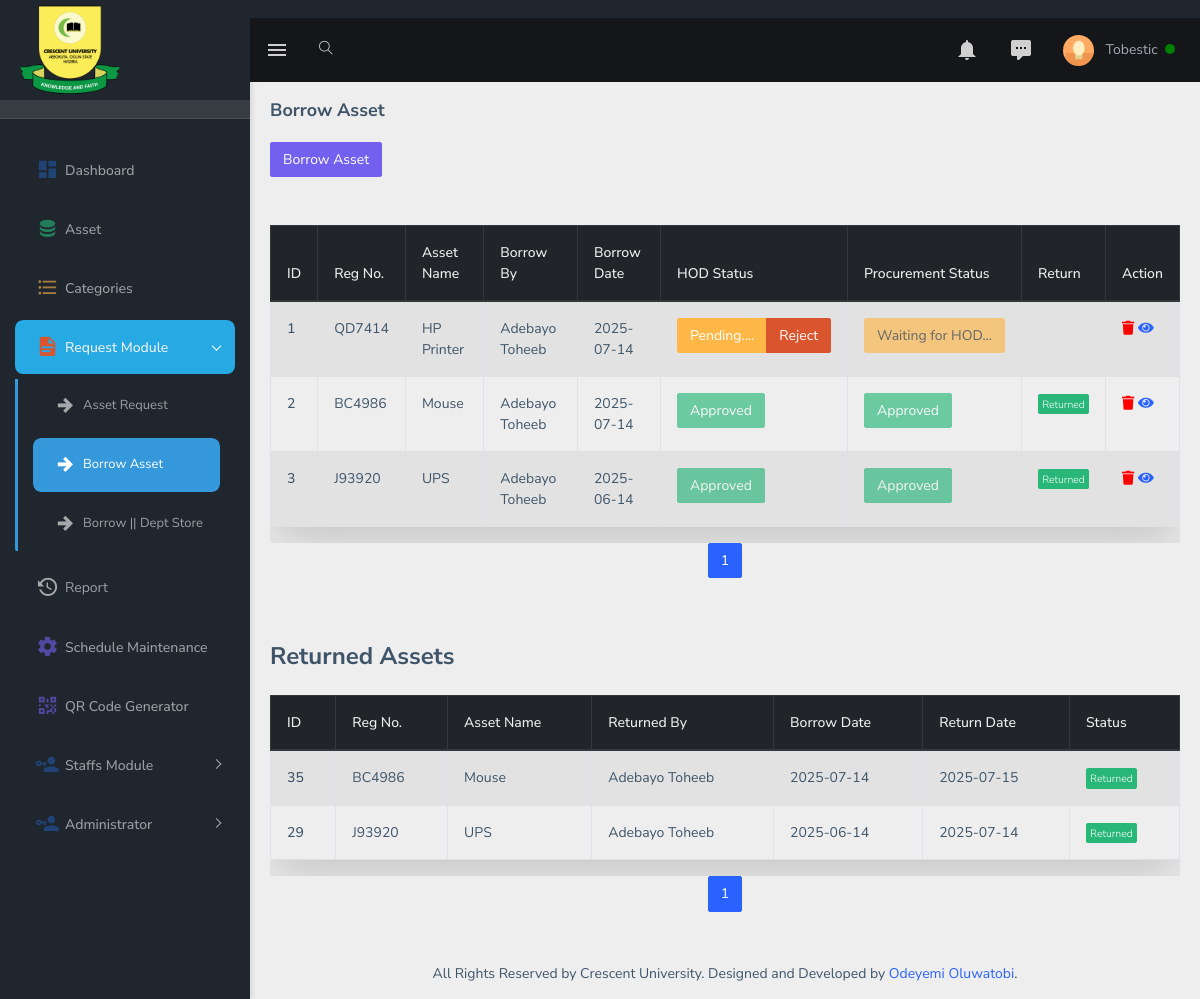
/admindashboard/borrowasset.php (signed in), run on the app's committed database.
### tables this page shows
CREATE TABLE `borrow_table` (
  `id` int(11) NOT NULL,
  `reg_no` varchar(100) NOT NULL,
  `asset_name` varchar(100) NOT NULL,
  `purpose` varchar(100) NOT NULL,
  `quantity` varchar(100) NOT NULL,
  `category` varchar(100) NOT NULL,
  `employee_name` varchar(100) NOT NULL,
  `department` varchar(100) NOT NULL,
  `borrow_date` varchar(100) NOT NULL,
  `borrow_by` varchar(100) NOT NULL,
  `admin_borrow_for` varchar(30) NOT NULL,
  `hod_status` int(11) NOT NULL,
  `pro_status` int(11) NOT NULL,
  `returned` int(11) NOT NULL,
  `returned_date` varchar(100) NOT NULL
);

### admindashboard/borrow/borrowassettable.php (the view, shortened to what this page needs)
<?php require "../include/config.php";
$items_per_page = 6;
$page = isset($_GET['page']) ? (int)$_GET['page'] : 1;
$offset = ($page - 1) * $items_per_page;
$total_sql = "SELECT COUNT(*) as total FROM borrow_table";
$total_stmt = $conn->prepare($total_sql);
$total_stmt->execute();
$total_row = $total_stmt->fetch(PDO::FETCH_ASSOC);
$total_items = $total_row['total'];
$total_pages = ceil($total_items / $items_per_page);
$sql = "SELECT * FROM borrow_table
        ORDER BY pro_status ASC, hod_status ASC, borrow_date DESC
        LIMIT :offset, :limit";
$stmt = $conn->prepare($sql);
$stmt->bindValue(':offset', $offset, PDO::PARAM_INT);
$stmt->bindValue(':limit', $items_per_page, PDO::PARAM_INT);
$stmt->execute();
$items_per_pages = 6;
$pages = isset($_GET['returned_page']) ? (int)$_GET['returned_page'] : 1;
$offsets = ($pages - 1) * $items_per_pages;
$total_sqls = "SELECT COUNT(*) as total FROM borrow_table WHERE returned = 1";
$total_stmts = $conn->prepare($total_sqls);
$total_stmts->execute();
$total_rows = $total_stmts->fetch(PDO::FETCH_ASSOC);
$total_itemss = $total_rows['total'];
$total_pagess = ceil($total_itemss / $items_per_pages);
$returnedSql = "SELECT * FROM borrow_table
                WHERE returned = 1
                ORDER BY returned_date DESC
                LIMIT :offset, :limit";
$returnedStmt = $conn->prepare($returnedSql);
$returnedStmt->bindValue(':offset', $offsets, PDO::PARAM_INT);
$returnedStmt->bindValue(':limit', $items_per_pages, PDO::PARAM_INT);
$returnedStmt->execute();
?>
<div class="row mt-5">
    <div class="col-md-12 col-lg-12 col-xlg-3">
        <div class="table-responsive">
            <table class="table shadow-lg table-striped table-bordered table-hover">
                <thead class="thead-dark">
                    <tr>
                        <th scope="col">ID</th>
                        <th scope="col">Reg No.</th>
                        <th scope="col">Asset Name</th>
                        <th scope="col">Borrow By</th>
                        <th scope="col">Borrow Date</th>
                        <th scope="col">HOD Status</th>
                        <th scope="col">Procurement Status</th>
                        <th scope="col">Return</th>
                        <th scope="col">Action</th>
                    </tr>
                </thead>
                <?php
                $s = $offset + 1;
                if ($stmt->rowCount() > 0) {
                    while ($row = $stmt->fetch(PDO::FETCH_ASSOC)) {
                        echo "<tr data-id='" . $row['id'] . "'>";
                        echo "<th scope='row'>" . $s++ . "</th>";
                        echo "<td>" . $row['reg_no'] . "</td>";
                        echo "<td>" . $row['asset_name'] . "</td>";
                        echo "<td>" . $row['employee_name'] . "</td>";
                        echo "<td>" . $row['borrow_date'] . "</td>";
                        echo "<td>";
                        if ($row['hod_status'] == 0) {
                            echo "<div class='btn-group'>";
                            echo "<button onclick='updateStatus(\"hod\", " . $row['id'] . ", 1, this)' class='btn btn-warning'>Pending....</button>";
                            echo "<button onclick='updateStatus(\"hod\", " . $row['id'] . ", 2, this)' class='btn btn-danger'>Reject</button>";
                            echo "</div>";
                        } else if ($row['hod_status'] == 1) {
                            echo "<button class='btn btn-success' disabled>Approved</button>";
                        } else if ($row['hod_status'] == 2) {
                            echo "<button class='btn btn-danger' disabled>Rejected</button>";
                        }
                        echo "</td>";
                        echo "<td>";
                        if ($row['pro_status'] == 0) {
                            if ($row['hod_status'] == 0) {
                                echo "<button class='btn btn-warning' disabled title='HOD approval required'>Waiting for HOD...</button>";
                            } else if ($row['hod_status'] == 1) {
                                echo "<div class='btn-group'>";
                                echo "<button onclick='updateStatus(\"pro\", " . $row['id'] . ", 1, this)' class='btn btn-warning'>Pending....</button>";
                                echo "<button onclick='updateStatus(\"pro\", " . $row['id'] . ", 2, this)' class='btn btn-danger'>Reject</button>";
                                echo "</div>";
                            }
                        } else if ($row['pro_status'] == 1) {
                            echo "<button class='btn btn-success' disabled>Approved</button>";
                        } else if ($row['pro_status'] == 2) {
                            echo "<button class='btn btn-danger' disabled>Rejected</button>";
                        } else if ($row['hod_status'] == 2) {
                            echo "<button class='btn btn-secondary' disabled>N/A</button>";
                        }
                        echo "</td>";
                        echo "<td>";
                        if ($row['pro_status'] == 1 && $row['hod_status'] == 1) {
                            if (!isset($row['returned']) || $row['returned'] == 0) {
                                echo "<button onclick='returnAsset(" . $row['id'] . ", this)' class='btn btn-info'>Not Yet Return</button>";
                            } else {
                                echo "<span class='badge badge-success'>Returned</span>";
                            }
                        } else if ($row['hod_status'] == 2 || $row['pro_status'] == 2) {
                            echo "<span class='badge badge-danger'>Request Rejected</span>";
                        }
                        echo "</td>";
                        echo "<td>";
                        echo "<a href='borrow/deleteborrow.php?id=" . $row['id'] . "'><i class='fa fa-trash' style='color:red'></i></a> ";
                        echo "<a href='borrow/viewborrow.php?id=" . $row['id'] . "'><i class='fa fa-eye'></i></a>";
                        echo "</td>";
                        echo "</tr>";
                    }
                }
                ?>
            </table>
        </div>
        <nav>
            <ul class="pagination justify-content-center">
                <?php for ($i = 1; $i <= $total_pages; $i++): ?>
                    <li class="page-item <?php echo $i == $page ? 'active' : ''; ?>">
                        <a class="page-link" href="?page=<?php echo $i; ?>"><?php echo $i; ?></a>
                    </li>
                <?php endfor; ?>
            </ul>
        </nav>
    </div>
</div>
<div class="row mt-5">
    <div class="col-md-12 col-lg-12 col-xlg-3">
        <h3 class="mb-4">Returned Assets</h3>
        <div class="table-responsive returned-assets-table">
            <table class="table shadow-lg table-striped table-bordered table-hover">
                <thead class="thead-dark">
                    <tr>
                        <th scope="col">ID</th>
                        <th scope="col">Reg No.</th>
                        <th scope="col">Asset Name</th>
                        <th scope="col">Returned By</th>
                        <th scope="col">Borrow Date</th>
                        <th scope="col">Return Date</th>
                        <th scope="col">Status</th>
                    </tr>
                </thead>
                <?php
                if ($returnedStmt->rowCount() > 0) {
                    while ($row = $returnedStmt->fetch(PDO::FETCH_ASSOC)) {
                        echo "<tr>";
                        echo "<th scope='row'>" . $row['id'] . "</th>";
                        echo "<td>" . $row['reg_no'] . "</td>";
                        echo "<td>" . $row['asset_name'] . "</td>";
                        echo "<td>" . $row['employee_name'] . "</td>";
                        echo "<td>" . $row['borrow_date'] . "</td>";
                        echo "<td>" . $row['returned_date'] . "</td>";
                        echo "<td><span class='badge badge-success'>Returned</span></td>";
                        echo "</tr>";
                    }
                } else {
                    echo "<tr><td colspan='7' class='text-center'>No returned assets found</td></tr>";
                }
                ?>
            </table>
        </div>
        <nav>
            <ul class="pagination justify-content-center">
                <?php for ($i = 1; $i <= $total_pagess; $i++): ?>
                    <li class="page-item <?php echo $i == $pages ? 'active' : ''; ?>">
                        <a class="page-link" href="?returned_page=<?php echo $i; ?>"><?php echo $i; ?></a>
                    </li>
                <?php endfor; ?>
            </ul>
        </nav>
    </div>
</div>

### data on the page
borrow_table: reg_no "QD7414", asset_name "HP Printer", employee_name "Adebayo Toheeb", borrow_date "2025-07-14", pro_status "Waiting for HOD..."
borrow_table: reg_no "BC4986", asset_name "Mouse", employee_name "Adebayo Toheeb", borrow_date "2025-07-14", hod_status "Approved", pro_status "Approved", id "35", returned_date "2025-07-15"
borrow_table: reg_no "J93920", asset_name "UPS", employee_name "Adebayo Toheeb", borrow_date "2025-06-14", hod_status "Approved", pro_status "Approved", id "29", returned_date "2025-07-14"

### other printed values
$_SESSION['username'] "Tobestic"
